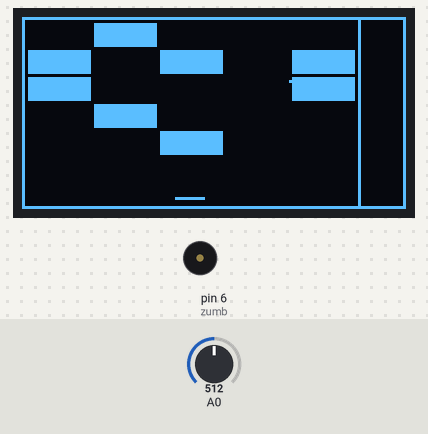
Recording of a sketch running on a simulated Arduino Uno, built with avr-gcc and run on an emulated ATmega328P. On the bench: 128×64 one-colour display, buzzer (waves = sounding). Inputs (shaded band) come from the test bench; at power-on: A0 = 512.

Above: at 6.0 s.
6.1 s: A0 set to 716
At 6.63 s:
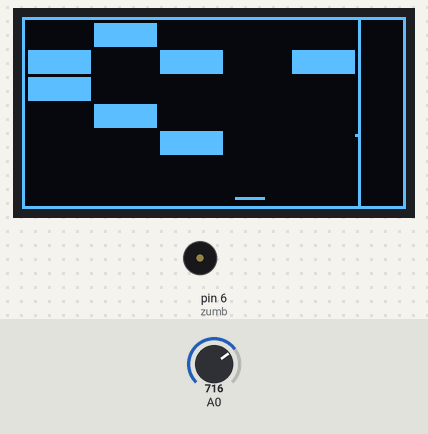
7.9 s: A0 set to 900
At 8.19 s:
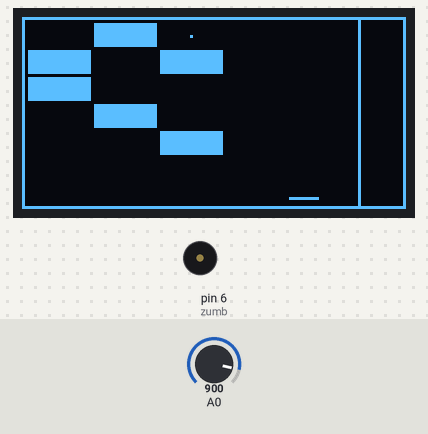
9.5 s: A0 set to 1023
At 9.74 s:
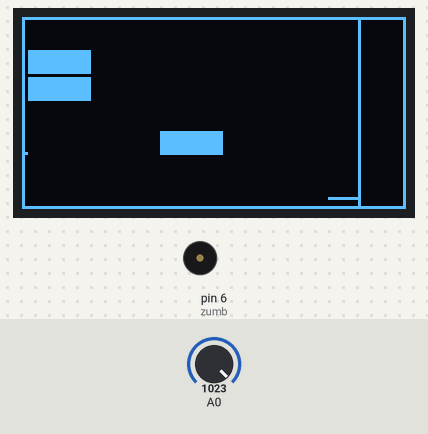
Timing chart, 0 to 17.0 s (numbered marks = the images above; inputs shaded):
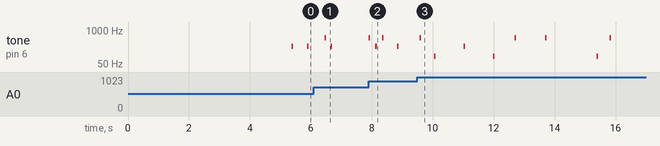

The sketch:

BREAKOUT_SSD1306.ino
```cpp
#include <SPI.h>
#include <Wire.h>
#include <Adafruit_GFX.h>
#include <Adafruit_SSD1306.h>

#define SCREEN_WIDTH 128 // OLED display width, in pixels
#define SCREEN_HEIGHT 64 // OLED display height, in pixels

// Declaration for SSD1306 display connected using software SPI (default case):
#define OLED_MOSI   9
#define OLED_CLK   10
#define OLED_DC    11
#define OLED_CS    12
#define OLED_RESET 13
Adafruit_SSD1306 display(SCREEN_WIDTH, SCREEN_HEIGHT,
                         OLED_MOSI, OLED_CLK, OLED_DC, OLED_RESET, OLED_CS);

/* Comment out above, uncomment this block to use hardware SPI
  #define OLED_DC     6
  #define OLED_CS     7
  #define OLED_RESET  8
  Adafruit_SSD1306 display(SCREEN_WIDTH, SCREEN_HEIGHT,
  &SPI, OLED_DC, OLED_RESET, OLED_CS);
*/


//int tablero[5][5] = {            // tablero[ejeX largo][ejeY ancho]
//  {0, 0, 0, 0, 1,},
//  {0, 1, 0, 0, 0,},
//  {0, 0, 0, 1, 0,},
//  {1, 0, 0, 0, 0,},
//  {0, 0, 1, 0, 0,},
//};
//int tablero[5][5] = {            // tablero[ejeX largo][ejeY ancho]
//  {0, 0, 0, 0, 0,},
//  {0, 0, 0, 0, 0,},
//  {0, 0, 1, 0, 0,},
//  {0, 0, 0, 0, 0,},
//  {0, 0, 0, 0, 0,},
//};
int tablero[5][5] = {            // tablero[ejeX largo][ejeY ancho]
  {0, 1, 0, 1, 0,},
  {1, 0, 1, 0, 1,},
  {1, 0, 0, 0, 1,},
  {0, 1, 0, 1, 0,},
  {0, 0, 1, 0, 0,},
};
//int tablero[5][5] = {            // tablero[ejeX largo][ejeY ancho]
//  {0, 0, 0, 0, 0,},
//  {0, 0, 0, 0, 0,},
//  {0, 0, 0, 0, 0,},
//  {0, 0, 0, 0, 0,},
//  {0, 0, 0, 0, 0,},
//};
//int tablero[5][5] = {            // tablero[ejeX largo][ejeY ancho]
//  {1, 1, 1, 1, 1,},
//  {1, 1, 1, 1, 1,},
//  {1, 1, 1, 1, 1,},
//  {1, 1, 1, 1, 1,},
//  {1, 1, 1, 1, 1,},
//};

int anchoBloque = 8;
int largoBloque = 21;


int separador = 112;              // Coordenada de la barra de separación del juego y datos


int posBarra = 55;                // Posición de la barra al iniciar. Se cambia con el valor analógico leído en A0
int barraLong = 10;               // Longitud de la barra
int barraMLong = barraLong / 2;   // Longitud de media barra


int bolaDirX = 1;                 // Dirección (signo) y velocidad (valor) en eje Y de la bola
int bolaDirY = -1;                // Dirección (signo) y velocidad (valor) en eje X de la bola

int bolaX = 55;                   // Coordenada X de la bola
int bolaY = 55;                   // Coordenada Y de la bola
int PbolaX = 55;                  // Coordenada X anterior de la bola
int PbolaY = 55;                  // Coordenada Y anterior de la bola


const int zumb = 6;

void setup() {
  Serial.begin(9600);

  pinMode(zumb, OUTPUT);

  // SSD1306_SWITCHCAPVCC = generate display voltage from 3.3V internally
  if (!display.begin(SSD1306_SWITCHCAPVCC)) {
    Serial.println(F("SSD1306 allocation failed"));
    for (;;); // Don't proceed, loop forever
  }
  display.dim(true);

  // Clear the buffer
  display.clearDisplay();                                             // Limpiar datos a enviar a la pantalla

  display.drawRect(0, 0, display.width(), display.height(), WHITE);   // Dibujar rectángulo contorno
  display.drawRect(0, 0, 113, display.height(), WHITE);               // Dibujar rectángulo tablero

  display.display();                                                  // Enviar datos a la pantalla

  for (int j = 0; j < 5; j++) {
    for (int i = 0; i < 5; i++) {
      display.fillRect(i * 22 + 2, j * 9 + 2, 21, 8, WHITE);          // Aparecer tablero en horizontal
      display.display();
      delay(50);
    }
  }
  display.dim(true);

  for (int i = 0; i < 5; i++) {
    for (int j = 0; j < 5; j++) {
      display.fillRect(i * 22 + 2, j * 9 + 2, 21, 8, BLACK);          // Desaparecer tablero en vertical
      display.display();
      delay(50);
    }
  }
  display.display();
  delay(1000);
  //display.invertDisplay(true);
}


void loop() {

  actBarra();
  mostrar();
  actBola();

  display.display();
//  delay(100);
}

void rebotes() {
  if (bolaX <= 1 || bolaX >= separador - 1) {   // Rebotes laterales
    bolaDirX = -bolaDirX;
    tone(zumb, 500, 50);
  }
  if(bolaY <= 2) {  //Rebote superior
    bolaDirY = -bolaDirY;
    tone(zumb, 500, 50);
  }
//  if (bolaY == 47) {    // Rebote parte inferior de bloques SOLO PRUEBA
//    bolaDirY = -bolaDirY;
//  }
  if(bolaX > posBarra - barraMLong && bolaX < posBarra + barraMLong && bolaY == display.height() - 5) {   // Rebote barra
    bolaDirY = -bolaDirY;
    tone(zumb, 600, 50);
  }
  if(bolaY == display.height() - 2) {   // Rebote suelo SOLO PRUEBA
    bolaDirY = -bolaDirY;
    tone(zumb, 100, 50);
  }
  for (int i = 0; i < 5; i++) {
    for (int j = 0; j < 5; j++) {
      if(tablero[j][i] == 1) {
//        if(bolaX > i * 22 + 2-1 && bolaY > j * 9 + 2 && bolaY < j * 9 + 2 + 8  ||  bolaX < i * 22 + 2 + 21 && bolaY > j * 9 + 2 && bolaY < j * 9 + 2 + 8) {   // Rebote lateral bloques
//          bolaDirX = -bolaDirX;
//          tablero[j][i] = 0;
//        }
        if(bolaX > i*22+2-1 && bolaX < i*22+2+20+1 && bolaY == j * 9 + 2-1 || bolaX > i*22+2-1 && bolaX < i*22+2+20+1 && bolaY == i * 9 + 2 +7+1) {             // Rebote inferior y superior bloques
          bolaDirY = -bolaDirY;
          tablero[j][i] = 0;
          tone(zumb, 240, 50);
        }
      }
    }
  }
}

void actBarra() {
  posBarra = map(analogRead(A0), 0, 1023, 1 + barraMLong, separador - barraMLong);
  display.drawFastHLine(1, display.height() - 4, separador - 1, BLACK);
  display.drawFastHLine(posBarra - barraMLong, display.height() - 4, barraLong, WHITE);
//  display.display();
}

void actBola() {
  PbolaX = bolaX;                             // Guardando coordenada X anterior de la bola
  PbolaY = bolaY;                             // Guardando coordenada Y anterior de la bola
  bolaX += bolaDirX;                          // Actualizando coordenada X de la bola
  bolaY += bolaDirY;                          // Actualizando coordenada Y de la bola

  rebotes();

  display.drawPixel(PbolaX, PbolaY, BLACK);   // Borrar posición anterior de la bola
  display.drawPixel(bolaX, bolaY, WHITE);     // Mostrar posición nueva de la bola
//  display.display();
}

void mostrar() {
  for (int j = 0; j < 5; j++) {
    for (int i = 0; i < 5; i++) {
      if (tablero[j][i] == 0) {
        display.fillRect(i * 22 + 2, j * 9 + 2, 21, 8, BLACK);    // Si valor de tablero es 0 "mostrar" bloque negro
      } else {
        display.fillRect(i * 22 + 2, j * 9 + 2, 21, 8, WHITE);    // Si valor de tablero es 1 mostrar bloque blanco
      }
    }
  }
//  display.display();
}
```

Measured:
- by itself, tone on pin 6 (zumb): plays 500 Hz for 0.05 s, 100 Hz for 0.05 s, 240 Hz for 0.05 s, 100 Hz for 0.05 s, 500 Hz for 0.05 s, 500 Hz for 0.05 s … (8 notes in this stretch)
